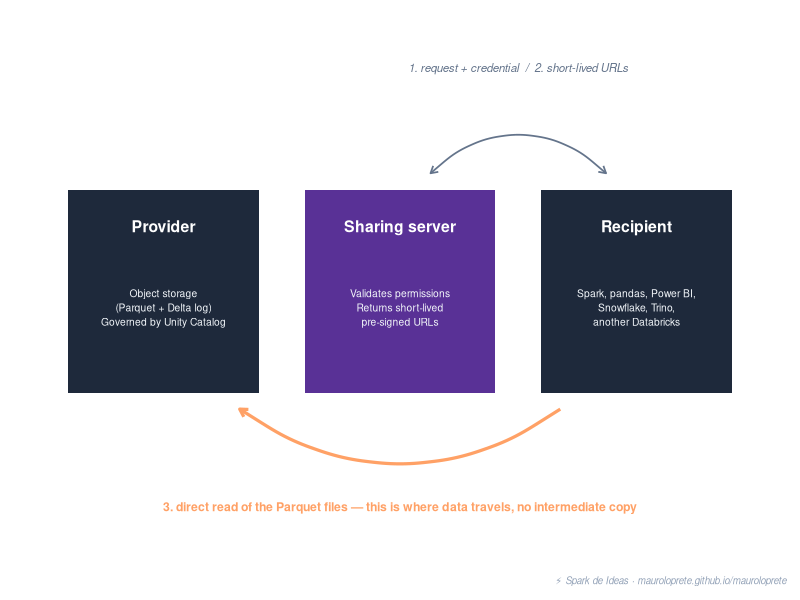

Here is the R script that generated this plot:
## ---- chunk 1
#| echo: false
#| warning: false
#| message: false
#| fig-width: 9
#| fig-height: 5
#| fig-align: center
#| fig-cap: "The sharing server only exchanges metadata and short-lived URLs: data goes straight from the provider's storage to the recipient's engine."

library(ggplot2)

panels <- data.frame(
  x = c(1.4, 4.5, 7.6),
  y = c(3.1, 3.1, 3.1),
  label = c("Provider", "Sharing server", "Recipient"),
  sub = c("Object storage\n(Parquet + Delta log)\nGoverned by Unity Catalog",
          "Validates permissions\nReturns short-lived\npre-signed URLs",
          "Spark, pandas, Power BI,\nSnowflake, Trino,\nanother Databricks"),
  color = c("#1e293b", "#593196", "#1e293b")
)

flechas <- data.frame(
  x = c(2.95, 2.95),
  y = c(3.55, 2.75),
  xend = c(6.05, 6.05),
  yend = c(3.55, 2.75),
  dir = c("last", "first")
)

ggplot() +
  geom_tile(data = panels, aes(x = x, y = y, fill = color),
            width = 2.5, height = 2.5, color = NA, show.legend = FALSE) +
  geom_text(data = panels, aes(x = x, y = y + 0.8, label = label),
            color = "white", size = 4, fontface = "bold") +
  geom_text(data = panels, aes(x = x, y = y - 0.2, label = sub),
            color = "#f1f5f9", size = 2.6, lineheight = 1.15) +
  geom_curve(aes(x = 4.9, y = 4.55, xend = 7.2, yend = 4.55),
             curvature = -0.45, color = "#64748b", linewidth = 0.6,
             arrow = arrow(length = unit(0.2, "cm"), ends = "both")) +
  geom_text(aes(x = 6.05, y = 5.85, label = "1. request + credential  /  2. short-lived URLs"),
            color = "#64748b", size = 2.9, fontface = "italic") +
  geom_curve(aes(x = 6.6, y = 1.65, xend = 2.4, yend = 1.65),
             curvature = -0.35, color = "#FFA166", linewidth = 1.1,
             arrow = arrow(length = unit(0.22, "cm"))) +
  geom_text(aes(x = 4.5, y = 0.45, label = "3. direct read of the Parquet files — this is where data travels, no intermediate copy"),
            color = "#FFA166", size = 3.1, fontface = "bold") +
  scale_fill_identity() +
  coord_cartesian(xlim = c(-0.1, 9.1), ylim = c(0, 6.2)) +
  labs(caption = "⚡ Spark de Ideas · mauroloprete.github.io/mauroloprete") +
  theme_void() +
  theme(plot.margin = margin(10, 10, 10, 10),
        plot.caption = element_text(color = "#94a3b8", size = 7, hjust = 1, face = "italic"))
